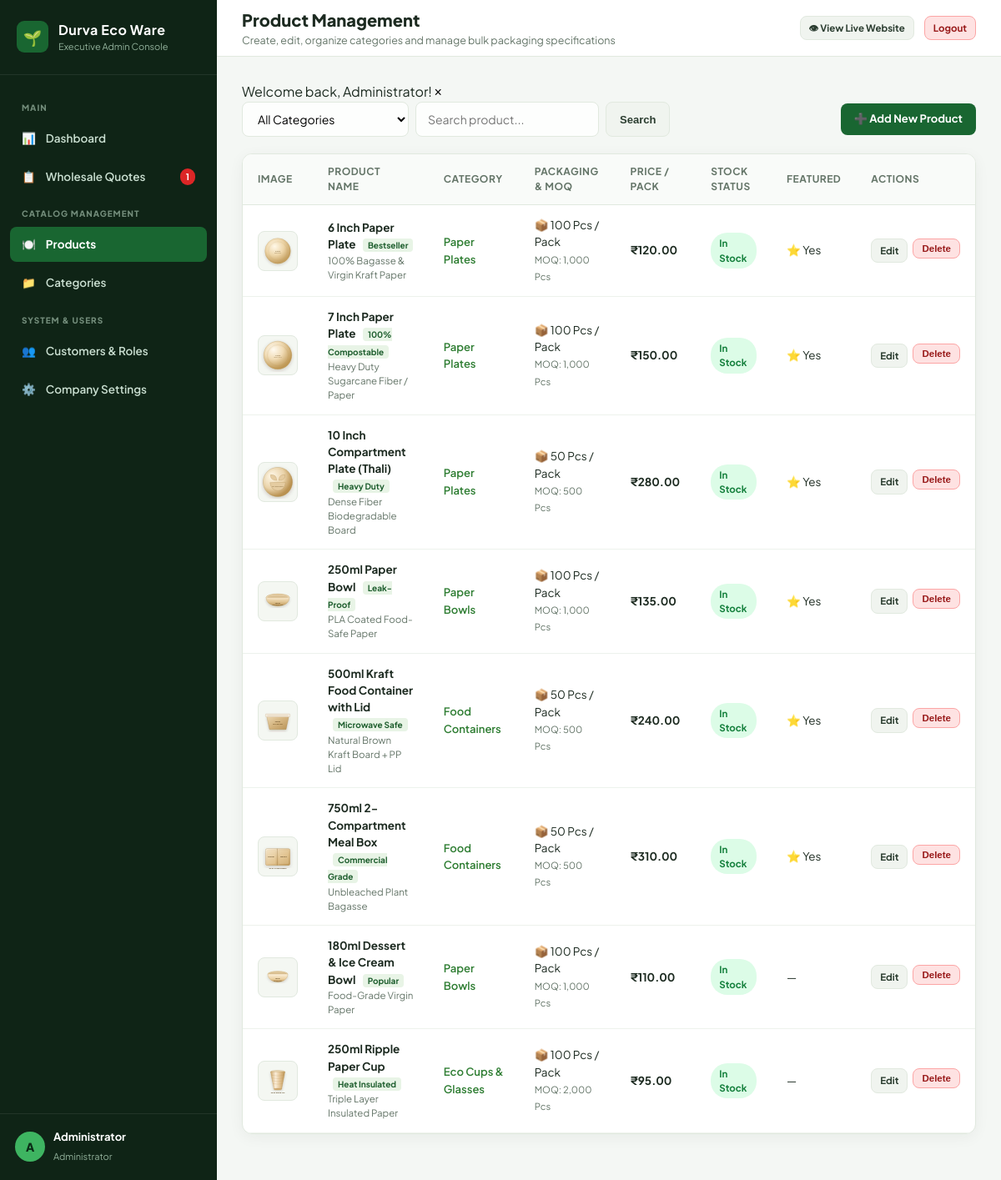
/admin/products.php (signed in), run on the app's committed database.
### tables this page shows
CREATE TABLE IF NOT EXISTS `products` (
  `id` INT UNSIGNED AUTO_INCREMENT PRIMARY KEY,
  `category_id` INT UNSIGNED NOT NULL,
  `name` VARCHAR(200) NOT NULL,
  `slug` VARCHAR(200) NOT NULL UNIQUE,
  `pack_size` VARCHAR(100) NOT NULL DEFAULT '100 Pcs / Pack',
  `material` VARCHAR(100) DEFAULT 'Food-Grade Biodegradable Paper',
  `price` DECIMAL(10, 2) DEFAULT 0.00,
  `moq` VARCHAR(50) DEFAULT '500 Pcs',
  `badge` VARCHAR(50) NULL DEFAULT 'Eco-Friendly',
  `description` TEXT NULL,
  `image_url` VARCHAR(255) NULL,
  `is_featured` TINYINT(1) DEFAULT 0,
  `is_active` TINYINT(1) DEFAULT 1,
  `stock_status` ENUM('in_stock', 'made_to_order', 'out_of_stock') DEFAULT 'in_stock',
  `created_at` TIMESTAMP DEFAULT CURRENT_TIMESTAMP,
  `updated_at` TIMESTAMP DEFAULT CURRENT_TIMESTAMP ON UPDATE CURRENT_TIMESTAMP,
  FOREIGN KEY (`category_id`) REFERENCES `categories` (`id`) ON DELETE CASCADE,
  INDEX `idx_product_category` (`category_id`),
  INDEX `idx_product_featured` (`is_featured`),
  INDEX `idx_product_active` (`is_active`)
);

CREATE TABLE IF NOT EXISTS `categories` (
  `id` INT UNSIGNED AUTO_INCREMENT PRIMARY KEY,
  `name` VARCHAR(100) NOT NULL,
  `slug` VARCHAR(100) NOT NULL UNIQUE,
  `description` TEXT NULL,
  `icon` VARCHAR(50) DEFAULT '🌱',
  `sort_order` INT DEFAULT 0,
  `created_at` TIMESTAMP DEFAULT CURRENT_TIMESTAMP
);

### config/app.php (called while the page is built, shortened)
<?php
function url(string $path = ''): string {
    $path = ltrim($path, '/');
    return empty($path) ? BASE_URL : BASE_URL . '/' . $path;
}
function e(?string $string): string {
    return htmlspecialchars((string)($string ?? ''), ENT_QUOTES, 'UTF-8');
}
function format_currency(float|int $amount): string {
    return '₹' . number_format($amount, 2);
}

### app/Models/Product.php (called while the page is built, shortened)
<?php
class Product {
    public static function getAll(array $filters = [], ?int $limit = null, ?int $offset = null): array {
        $db = get_db();
        $conditions = [];
        $params = [];
        $whereClause = !empty($conditions) ? "WHERE " . implode(" AND ", $conditions) : "";
        $orderBy = $filters['order_by'] ?? "p.is_featured DESC, p.created_at DESC";
        $sql = "
            SELECT p.*, c.name AS category_name, c.slug AS category_slug, c.icon AS category_icon
            FROM `products` p
            JOIN `categories` c ON p.category_id = c.id
            $whereClause
            ORDER BY $orderBy
        ";
        $stmt = $db->prepare($sql);
        $stmt->execute($params);
        return $stmt->fetchAll();
    }
}

### admin/products.php (the view, shortened to what this page needs)
<?php
require_once dirname(__DIR__) . '/config/app.php';
require_once BASE_PATH . '/app/Models/Product.php';
$searchTerm = trim($_GET['q'] ?? '');
$filters = [];
$products = Product::getAll($filters);
require_once __DIR__ . '/includes/header.php';
?>
<div style="display:flex; justify-content:space-between; align-items:center; margin-bottom:20px; flex-wrap:wrap; gap:15px;">
  <div style="display:flex; gap:10px; flex-wrap:wrap;">
    <form method="GET" action="" style="display:flex; gap:8px;">
      <select name="category_id" class="admin-select" style="width:200px;" onchange="this.form.submit()">
        <option value="0">All Categories</option>
      </select>
      <input type="text" name="q" value="<?= e($searchTerm) ?>" placeholder="Search product..." class="admin-input" style="width:220px;">
      <button type="submit" class="btn-admin btn-admin-secondary">Search</button>
    </form>
  </div>
  <a href="<?= url('admin/product-form.php') ?>" class="btn-admin btn-admin-primary">
    ➕ Add New Product
  </a>
</div>
<div class="admin-card">
  <div class="card-body" style="padding:0;">
    <?php if (empty($products)): ?>
      <div style="text-align:center; padding:50px; color:var(--admin-muted);">
        No products found matching your filter criteria.
      </div>
    <?php else: ?>
      <div class="table-responsive">
        <table class="admin-table">
          <thead>
            <tr>
              <th style="width:60px;">Image</th>
              <th>Product Name</th>
              <th>Category</th>
              <th>Packaging & MOQ</th>
              <th>Price / Pack</th>
              <th>Stock Status</th>
              <th>Featured</th>
              <th>Actions</th>
            </tr>
          </thead>
          <tbody>
            <?php foreach ($products as $p): ?>
              <tr>
                <td>
                  <div style="width:48px; height:48px; border-radius:8px; background:#f4f7f2; display:grid; place-items:center; overflow:hidden; border:1px solid var(--admin-border);">
                    <?php if (!empty($p['image_url'])): ?>
                      <img src="<?= url($p['image_url']) ?>" alt="" style="max-height:40px; object-fit:contain;">
                    <?php else: ?>
                      <span style="font-size:20px;">🍽️</span>
                    <?php endif; ?>
                  </div>
                </td>
                <td>
                  <strong><?= e($p['name']) ?></strong>
                  <?php if (!empty($p['badge'])): ?>
                    <span style="font-size:10px; background:#e8f4e6; color:#1e5e2e; font-weight:700; padding:2px 6px; border-radius:4px; margin-left:6px;">
                      <?= e($p['badge']) ?>
                    </span>
                  <?php endif; ?>
                  <div style="font-size:11.5px; color:var(--admin-muted);"><?= e($p['material']) ?></div>
                </td>
                <td>
                  <span style="font-weight:600; font-size:13px; color:#2e7d32;">
                    <?= e($p['category_name']) ?>
                  </span>
                </td>
                <td>
                  <div>📦 <?= e($p['pack_size']) ?></div>
                  <small style="color:var(--admin-muted);">MOQ: <?= e($p['moq']) ?></small>
                </td>
                <td>
                  <strong><?= format_currency($p['price']) ?></strong>
                </td>
                <td>
                  <span class="status-pill status-<?= $p['stock_status'] === 'in_stock' ? 'active' : 'inactive' ?>">
                    <?= str_replace('_', ' ', $p['stock_status']) ?>
                  </span>
                </td>
                <td>
                  <?= $p['is_featured'] ? '⭐ Yes' : '—' ?>
                </td>
                <td>
                  <div style="display:flex; gap:6px;">
                    <a href="<?= url('admin/product-form.php?id=' . $p['id']) ?>" class="btn-admin btn-admin-secondary btn-admin-sm">
                      Edit
                    </a>
                    <form method="POST" action="" style="display:inline;"
                          onsubmit="return confirm('Are you sure you want to delete \'<?= e(addslashes($p['name'])) ?>\'?');">
                      <button type="submit" class="btn-admin btn-admin-danger btn-admin-sm">
                        Delete
                      </button>
                    </form>
                  </div>
                </td>
              </tr>
            <?php endforeach; ?>
          </tbody>
        </table>
      </div>
    <?php endif; ?>
  </div>
</div>
<?php require_once __DIR__ . '/includes/footer.php'; ?>

### assets/css/admin.css (style rules this page uses)
:root { --admin-sidebar: #0f2416; --admin-sidebar-hover: #1b3824; --admin-sidebar-active: #244e31; --admin-primary: #196631; --admin-primary-dark: #124d24; --admin-accent: #3eb461; --admin-bg: #f4f7f4; --admin-card: #ffffff; --admin-border: #e1e9df; --admin-text: #1d2b21; --admin-muted: #647568; --radius: 12px; --shadow: 0 4px 18px rgba(15, 36, 22, 0.05); }
* { box-sizing: border-box; margin: 0; padding: 0; }
body { font-family: 'Plus Jakarta Sans', sans-serif; background: var(--admin-bg); color: var(--admin-text); line-height: 1.5; display: flex; min-height: 100vh; }
a { text-decoration: none; color: inherit; }
.admin-card { background: var(--admin-card); border: 1px solid var(--admin-border); border-radius: var(--radius); box-shadow: var(--shadow); margin-bottom: 25px; overflow: hidden; }
.card-body { padding: 24px; }
.table-responsive { overflow-x: auto; }
table.admin-table { width: 100%; border-collapse: collapse; text-align: left; font-size: 13.5px; }
table.admin-table th { background: #f9fbf9; padding: 12px 18px; color: var(--admin-muted); font-weight: 700; font-size: 12px; text-transform: uppercase; letter-spacing: .5px; border-bottom: 1px solid var(--admin-border); }
table.admin-table td { padding: 14px 18px; border-bottom: 1px solid #edf2ec; vertical-align: middle; }
.status-pill { display: inline-flex; align-items: center; gap: 5px; padding: 4px 10px; border-radius: 20px; font-size: 11.5px; font-weight: 700; text-transform: capitalize; }
.status-active { background: #dcfce7; color: #15803d; }
.admin-input, .admin-select, .admin-textarea { width: 100%; padding: 10px 14px; border: 1.5px solid var(--admin-border); border-radius: 8px; background: #fdfefd; font-size: 14px; font-family: inherit; transition: border-color .2s; }
.btn-admin { display: inline-flex; align-items: center; justify-content: center; gap: 6px; padding: 9px 16px; border-radius: 8px; font-size: 13px; font-weight: 700; border: 0; cursor: pointer; transition: all .2s; }
.btn-admin-primary { background: var(--admin-primary); color: #fff; }
.btn-admin-secondary { background: #f0f4ef; color: #2b3d30; border: 1px solid var(--admin-border); }
.btn-admin-danger { background: #fee2e2; color: #991b1b; border: 1px solid #fca5a5; }
.btn-admin-sm { padding: 5px 10px; font-size: 11.5px; }

### data on the page
products: image_url (picture), name "6 Inch Paper Plate", badge "Bestseller", material "100% Bagasse & Virgin Kraft Paper", category.name "Paper Plates", pack_size "100 Pcs / Pack", moq "1,000 Pcs", price "₹120.00", stock_status "In Stock", is_featured "⭐ Yes"
products: image_url (picture), name "7 Inch Paper Plate", badge "100% Compostable", material "Heavy Duty Sugarcane Fiber / Paper", category.name "Paper Plates", pack_size "100 Pcs / Pack", moq "1,000 Pcs", price "₹150.00", stock_status "In Stock", is_featured "⭐ Yes"
products: image_url (picture), name "10 Inch Compartment Plate (Thali)", badge "Heavy Duty", material "Dense Fiber Biodegradable Board", category.name "Paper Plates", pack_size "50 Pcs / Pack", moq "500 Pcs", price "₹280.00", stock_status "In Stock", is_featured "⭐ Yes"
products: image_url (picture), name "250ml Paper Bowl", badge "Leak-Proof", material "PLA Coated Food-Safe Paper", category.name "Paper Bowls", pack_size "100 Pcs / Pack", moq "1,000 Pcs", price "₹135.00", stock_status "In Stock", is_featured "⭐ Yes"
products: image_url (picture), name "500ml Kraft Food Container with Lid", badge "Microwave Safe", material "Natural Brown Kraft Board + PP Lid", category.name "Food Containers", pack_size "50 Pcs / Pack", moq "500 Pcs", price "₹240.00", stock_status "In Stock", is_featured "⭐ Yes"
products: image_url (picture), name "750ml 2-Compartment Meal Box", badge "Commercial Grade", material "Unbleached Plant Bagasse", category.name "Food Containers", pack_size "50 Pcs / Pack", moq "500 Pcs", price "₹310.00", stock_status "In Stock", is_featured "⭐ Yes"
products: image_url (picture), name "180ml Dessert & Ice Cream Bowl", badge "Popular", material "Food-Grade Virgin Paper", category.name "Paper Bowls", pack_size "100 Pcs / Pack", moq "1,000 Pcs", price "₹110.00", stock_status "In Stock"
products: image_url (picture), name "250ml Ripple Paper Cup", badge "Heat Insulated", material "Triple Layer Insulated Paper", category.name "Eco Cups & Glasses", pack_size "100 Pcs / Pack", moq "2,000 Pcs", price "₹95.00", stock_status "In Stock"

### other printed values
$newInquiryCount "1"
substr($admin['name'] ?? 'A', 0, 1) "A"
$admin['name'] "Administrator"
$pageTitle "Product Management"
$pageSubtitle "Create, edit, organize categories and manage bulk packaging specifications"
$flashSuccess['message'] "Welcome back, Administrator!"
